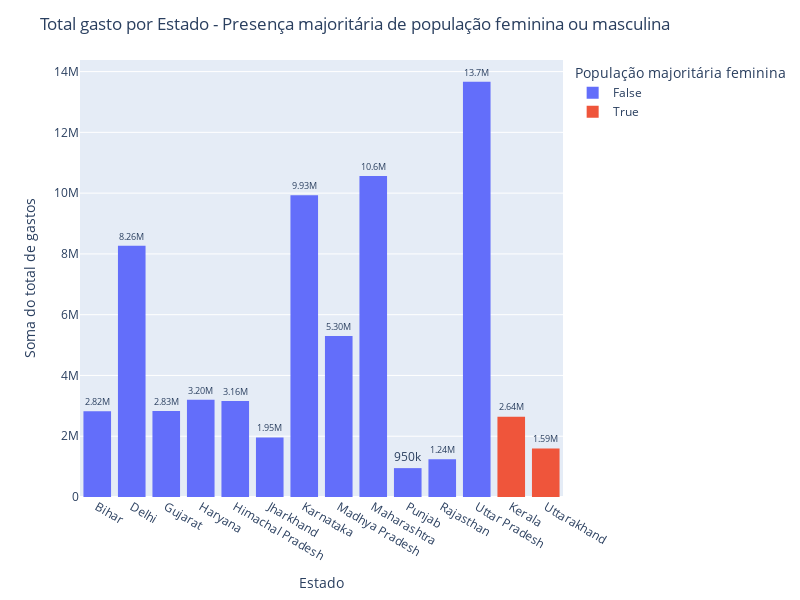

Write notebook code for a chart like this one.
### Markdown cell above
Acima podemos identificar que, em todos os estados, a população feminina foi responsável pela maior quantidade de gastos durante o festival.

### Code cell
#Criação de histograma para identificar o valor total gasto pela população feminina em cada Estado
#O gráfico possui legenda para informar se a população daquele estado é de maioria feminina ou masculina

bar_fig_total_gasto = px.histogram(
    df_max_total_gasto,
    x='estado',
    y='total_gasto',
    text_auto=".3s",
    height=600,
    width=800,
    color='mais_mulheres',
    labels={'mais_mulheres': 'População majoritária feminina'}
)

# Atualização de aspectos visuais do gráfico
bar_fig_total_gasto.update_traces(
    textposition='outside'
)
bar_fig_total_gasto.update_yaxes(title_text='Soma do total de gastos')
bar_fig_total_gasto.update_xaxes(title_text='Estado')
bar_fig_total_gasto.update_layout(title_text='Total gasto por Estado - Presença majoritária de população feminina ou masculina')

#Impressão do gráfico
bar_fig_total_gasto.show()

### Figure 1 — Plotly figure (JSON) as saved in the notebook; plotly's stock layout.template omitted (floating-point values rounded to 4 significant figures)
{"data": [{"alignmentgroup": "True", "bingroup": "x", "histfunc": "sum", "hovertemplate": "População majoritária feminina=False<br>estado=%{x}<br>sum of total_gasto=%{y}<extra></extra>", "legendgroup": "False", "marker": {"color": "#636efa", "pattern": {"shape": ""}}, "name": "False", "offsetgroup": "False", "orientation": "v", "showlegend": true, "textposition": "outside", "texttemplate": "%{value:.3s}", "type": "histogram", "x": ["Bihar", "Delhi", "Gujarat", "Haryana", "Himachal Pradesh", "Jharkhand", "Karnataka", "Madhya Pradesh", "Maharashtra", "Punjab", "Rajasthan", "Uttar Pradesh"], "xaxis": "x", "y": [2819281, 8264000.0, 2832262, 3198296, 3163299, 1954275, 9933966, 5301046, 10560976, 950267, 1243444, 13662105], "yaxis": "y"}, {"alignmentgroup": "True", "bingroup": "x", "histfunc": "sum", "hovertemplate": "População majoritária feminina=True<br>estado=%{x}<br>sum of total_gasto=%{y}<extra></extra>", "legendgroup": "True", "marker": {"color": "#EF553B", "pattern": {"shape": ""}}, "name": "True", "offsetgroup": "True", "orientation": "v", "showlegend": true, "textposition": "outside", "texttemplate": "%{value:.3s}", "type": "histogram", "x": ["Kerala", "Uttarakhand"], "xaxis": "x", "y": [2644000.0, 1593018], "yaxis": "y"}], "layout": {"barmode": "relative", "height": 600, "legend": {"title": {"text": "População majoritária feminina"}, "tracegroupgap": 0}, "margin": {"t": 60}, "title": {"text": "Total gasto por Estado - Presença majoritária de população feminina ou masculina"}, "width": 800, "xaxis": {"anchor": "y", "domain": [0, 1], "title": {"text": "Estado"}}, "yaxis": {"anchor": "x", "domain": [0, 1], "title": {"text": "Soma do total de gastos"}}}}
